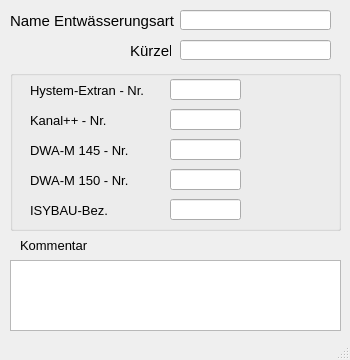
<?xml version="1.0" encoding="UTF-8"?>
<ui version="4.0">
 <class>MainWindow</class>
 <widget class="QMainWindow" name="MainWindow">
  <property name="geometry">
   <rect>
    <x>0</x>
    <y>0</y>
    <width>350</width>
    <height>360</height>
   </rect>
  </property>
  <property name="minimumSize">
   <size>
    <width>350</width>
    <height>360</height>
   </size>
  </property>
  <property name="maximumSize">
   <size>
    <width>500</width>
    <height>600</height>
   </size>
  </property>
  <property name="font">
   <font>
    <family>Tahoma</family>
    <pointsize>10</pointsize>
   </font>
  </property>
  <property name="windowTitle">
   <string>Entwässerungssysteme</string>
  </property>
  <property name="layoutDirection">
   <enum>Qt::LeftToRight</enum>
  </property>
  <widget class="QWidget" name="centralwidget">
   <widget class="QLabel" name="label_2">
    <property name="geometry">
     <rect>
      <x>10</x>
      <y>10</y>
      <width>191</width>
      <height>21</height>
     </rect>
    </property>
    <property name="font">
     <font>
      <family>Tahoma</family>
      <pointsize>11</pointsize>
     </font>
    </property>
    <property name="text">
     <string>Name Entwässerungsart</string>
    </property>
    <property name="alignment">
     <set>Qt::AlignLeading|Qt::AlignLeft|Qt::AlignVCenter</set>
    </property>
   </widget>
   <widget class="QLineEdit" name="bezeichnung">
    <property name="geometry">
     <rect>
      <x>180</x>
      <y>10</y>
      <width>151</width>
      <height>20</height>
     </rect>
    </property>
    <property name="toolTip">
     <string>&lt;html&gt;&lt;head/&gt;&lt;body&gt;&lt;p&gt;Eindeutige Bezeichnung&lt;/p&gt;&lt;/body&gt;&lt;/html&gt;</string>
    </property>
    <property name="statusTip">
     <string>Eindeutige Bezeichnung</string>
    </property>
    <property name="text">
     <string/>
    </property>
   </widget>
   <widget class="QLabel" name="label_4">
    <property name="geometry">
     <rect>
      <x>20</x>
      <y>235</y>
      <width>100</width>
      <height>21</height>
     </rect>
    </property>
    <property name="text">
     <string>Kommentar</string>
    </property>
    <property name="alignment">
     <set>Qt::AlignLeading|Qt::AlignLeft|Qt::AlignVCenter</set>
    </property>
   </widget>
   <widget class="QTextEdit" name="bemerkung">
    <property name="geometry">
     <rect>
      <x>10</x>
      <y>260</y>
      <width>331</width>
      <height>71</height>
     </rect>
    </property>
    <property name="toolTip">
     <string>&lt;html&gt;&lt;head/&gt;&lt;body&gt;&lt;p&gt;Platz für eigene Kommentare&lt;/p&gt;&lt;/body&gt;&lt;/html&gt;</string>
    </property>
    <property name="statusTip">
     <string>Platz für eigene Kommentare</string>
    </property>
   </widget>
   <widget class="QGroupBox" name="groupBox_3">
    <property name="geometry">
     <rect>
      <x>10</x>
      <y>70</y>
      <width>331</width>
      <height>161</height>
     </rect>
    </property>
    <property name="font">
     <font>
      <family>Tahoma</family>
      <pointsize>11</pointsize>
     </font>
    </property>
    <property name="title">
     <string/>
    </property>
    <widget class="QLineEdit" name="he_nr">
     <property name="enabled">
      <bool>true</bool>
     </property>
     <property name="geometry">
      <rect>
       <x>160</x>
       <y>9</y>
       <width>71</width>
       <height>21</height>
      </rect>
     </property>
     <property name="font">
      <font>
       <family>Tahoma</family>
       <pointsize>10</pointsize>
      </font>
     </property>
     <property name="toolTip">
      <string>&lt;html&gt;&lt;head/&gt;&lt;body&gt;&lt;p&gt;Interne Nr., siehe HE-Editor: Hilfe &amp;gt; Aufzählungen: &amp;quot;Kanalart&amp;quot;&lt;/p&gt;&lt;/body&gt;&lt;/html&gt;</string>
     </property>
     <property name="statusTip">
      <string>Interne Nr., siehe HE-Editor: Hilfe &gt; Aufzählungen: &quot;Kanalart&quot;</string>
     </property>
     <property name="layoutDirection">
      <enum>Qt::RightToLeft</enum>
     </property>
     <property name="autoFillBackground">
      <bool>false</bool>
     </property>
     <property name="text">
      <string/>
     </property>
     <property name="frame">
      <bool>true</bool>
     </property>
    </widget>
    <widget class="QLabel" name="label">
     <property name="geometry">
      <rect>
       <x>20</x>
       <y>10</y>
       <width>121</width>
       <height>21</height>
      </rect>
     </property>
     <property name="font">
      <font>
       <family>Tahoma</family>
       <pointsize>10</pointsize>
      </font>
     </property>
     <property name="text">
      <string>&lt;html&gt;&lt;head/&gt;&lt;body&gt;&lt;p&gt;Hystem-Extran - Nr.&lt;/p&gt;&lt;/body&gt;&lt;/html&gt;</string>
     </property>
     <property name="alignment">
      <set>Qt::AlignLeading|Qt::AlignLeft|Qt::AlignVCenter</set>
     </property>
    </widget>
    <widget class="QLabel" name="label_5">
     <property name="geometry">
      <rect>
       <x>20</x>
       <y>40</y>
       <width>121</width>
       <height>21</height>
      </rect>
     </property>
     <property name="font">
      <font>
       <family>Tahoma</family>
       <pointsize>10</pointsize>
      </font>
     </property>
     <property name="text">
      <string>&lt;html&gt;&lt;head/&gt;&lt;body&gt;&lt;p&gt;Kanal++ - Nr.&lt;/p&gt;&lt;/body&gt;&lt;/html&gt;</string>
     </property>
     <property name="alignment">
      <set>Qt::AlignLeading|Qt::AlignLeft|Qt::AlignVCenter</set>
     </property>
    </widget>
    <widget class="QLineEdit" name="kp_nr">
     <property name="enabled">
      <bool>true</bool>
     </property>
     <property name="geometry">
      <rect>
       <x>160</x>
       <y>39</y>
       <width>71</width>
       <height>21</height>
      </rect>
     </property>
     <property name="font">
      <font>
       <family>Tahoma</family>
       <pointsize>10</pointsize>
      </font>
     </property>
     <property name="toolTip">
      <string>&lt;html&gt;&lt;head/&gt;&lt;body&gt;&lt;p&gt;Nr. für Entwässerungsart gemäß:&lt;/p&gt;&lt;/body&gt;&lt;/html&gt;</string>
     </property>
     <property name="statusTip">
      <string>Nr. für Entwässerungsart gemäß:</string>
     </property>
     <property name="layoutDirection">
      <enum>Qt::RightToLeft</enum>
     </property>
     <property name="autoFillBackground">
      <bool>false</bool>
     </property>
     <property name="text">
      <string/>
     </property>
     <property name="frame">
      <bool>true</bool>
     </property>
    </widget>
    <widget class="QLineEdit" name="m150">
     <property name="enabled">
      <bool>true</bool>
     </property>
     <property name="geometry">
      <rect>
       <x>160</x>
       <y>69</y>
       <width>71</width>
       <height>21</height>
      </rect>
     </property>
     <property name="font">
      <font>
       <family>Tahoma</family>
       <pointsize>10</pointsize>
      </font>
     </property>
     <property name="toolTip">
      <string>&lt;html&gt;&lt;head/&gt;&lt;body&gt;&lt;p&gt;Nr. für Entwässerungsart gemäß:&lt;/p&gt;&lt;/body&gt;&lt;/html&gt;</string>
     </property>
     <property name="statusTip">
      <string>Nr. für Entwässerungsart gemäß:</string>
     </property>
     <property name="layoutDirection">
      <enum>Qt::RightToLeft</enum>
     </property>
     <property name="autoFillBackground">
      <bool>false</bool>
     </property>
     <property name="text">
      <string/>
     </property>
     <property name="frame">
      <bool>true</bool>
     </property>
    </widget>
    <widget class="QLabel" name="label_6">
     <property name="geometry">
      <rect>
       <x>20</x>
       <y>70</y>
       <width>131</width>
       <height>21</height>
      </rect>
     </property>
     <property name="font">
      <font>
       <family>Tahoma</family>
       <pointsize>10</pointsize>
      </font>
     </property>
     <property name="text">
      <string>&lt;html&gt;&lt;head/&gt;&lt;body&gt;&lt;p&gt;DWA-M 145 - Nr.&lt;/p&gt;&lt;/body&gt;&lt;/html&gt;</string>
     </property>
     <property name="alignment">
      <set>Qt::AlignLeading|Qt::AlignLeft|Qt::AlignVCenter</set>
     </property>
    </widget>
    <widget class="QLabel" name="label_7">
     <property name="geometry">
      <rect>
       <x>20</x>
       <y>130</y>
       <width>131</width>
       <height>21</height>
      </rect>
     </property>
     <property name="font">
      <font>
       <family>Tahoma</family>
       <pointsize>10</pointsize>
      </font>
     </property>
     <property name="text">
      <string>&lt;html&gt;&lt;head/&gt;&lt;body&gt;&lt;p&gt;ISYBAU-Bez.&lt;/p&gt;&lt;/body&gt;&lt;/html&gt;</string>
     </property>
     <property name="alignment">
      <set>Qt::AlignLeading|Qt::AlignLeft|Qt::AlignVCenter</set>
     </property>
    </widget>
    <widget class="QLineEdit" name="isybau">
     <property name="enabled">
      <bool>true</bool>
     </property>
     <property name="geometry">
      <rect>
       <x>160</x>
       <y>129</y>
       <width>71</width>
       <height>21</height>
      </rect>
     </property>
     <property name="font">
      <font>
       <family>Tahoma</family>
       <pointsize>10</pointsize>
      </font>
     </property>
     <property name="toolTip">
      <string>&lt;html&gt;&lt;head/&gt;&lt;body&gt;&lt;p&gt;Nr. für Entwässerungsart gemäß:&lt;/p&gt;&lt;/body&gt;&lt;/html&gt;</string>
     </property>
     <property name="statusTip">
      <string>Nr. für Entwässerungsart gemäß:</string>
     </property>
     <property name="layoutDirection">
      <enum>Qt::RightToLeft</enum>
     </property>
     <property name="autoFillBackground">
      <bool>false</bool>
     </property>
     <property name="text">
      <string/>
     </property>
     <property name="frame">
      <bool>true</bool>
     </property>
    </widget>
    <widget class="QLabel" name="label_8">
     <property name="geometry">
      <rect>
       <x>20</x>
       <y>100</y>
       <width>131</width>
       <height>21</height>
      </rect>
     </property>
     <property name="font">
      <font>
       <family>Tahoma</family>
       <pointsize>10</pointsize>
      </font>
     </property>
     <property name="text">
      <string>&lt;html&gt;&lt;head/&gt;&lt;body&gt;&lt;p&gt;DWA-M 150 - Nr.&lt;/p&gt;&lt;/body&gt;&lt;/html&gt;</string>
     </property>
     <property name="alignment">
      <set>Qt::AlignLeading|Qt::AlignLeft|Qt::AlignVCenter</set>
     </property>
    </widget>
    <widget class="QLineEdit" name="m150_2">
     <property name="geometry">
      <rect>
       <x>160</x>
       <y>99</y>
       <width>71</width>
       <height>21</height>
      </rect>
     </property>
     <property name="toolTip">
      <string>&lt;html&gt;&lt;head/&gt;&lt;body&gt;&lt;p&gt;Nr. für Entwässerungsart gemäß:&lt;/p&gt;&lt;/body&gt;&lt;/html&gt;</string>
     </property>
     <property name="statusTip">
      <string>Nr. für Entwässerungsart gemäß:</string>
     </property>
    </widget>
   </widget>
   <widget class="QLabel" name="label_3">
    <property name="geometry">
     <rect>
      <x>130</x>
      <y>40</y>
      <width>41</width>
      <height>21</height>
     </rect>
    </property>
    <property name="font">
     <font>
      <family>Tahoma</family>
      <pointsize>11</pointsize>
     </font>
    </property>
    <property name="text">
     <string>Kürzel</string>
    </property>
    <property name="alignment">
     <set>Qt::AlignLeading|Qt::AlignLeft|Qt::AlignVCenter</set>
    </property>
   </widget>
   <widget class="QLineEdit" name="kuerzel">
    <property name="geometry">
     <rect>
      <x>180</x>
      <y>40</y>
      <width>151</width>
      <height>20</height>
     </rect>
    </property>
    <property name="font">
     <font>
      <family>Tahoma</family>
      <pointsize>10</pointsize>
     </font>
    </property>
    <property name="toolTip">
     <string>optional: Kürzel</string>
    </property>
    <property name="statusTip">
     <string>optional: Kürzel</string>
    </property>
    <property name="text">
     <string/>
    </property>
   </widget>
  </widget>
  <widget class="QStatusBar" name="statusbar"/>
 </widget>
 <tabstops>
  <tabstop>bezeichnung</tabstop>
  <tabstop>kuerzel</tabstop>
  <tabstop>he_nr</tabstop>
  <tabstop>bemerkung</tabstop>
 </tabstops>
 <resources/>
 <connections/>
</ui>
